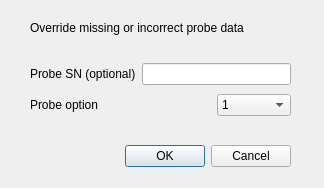
<?xml version="1.0" encoding="UTF-8"?>
<ui version="4.0">
 <class>IMForceDlg</class>
 <widget class="QDialog" name="IMForceDlg">
  <property name="geometry">
   <rect>
    <x>0</x>
    <y>0</y>
    <width>324</width>
    <height>188</height>
   </rect>
  </property>
  <property name="windowTitle">
   <string>Enter Probe Data Manually</string>
  </property>
  <widget class="QDialogButtonBox" name="buttonBox">
   <property name="geometry">
    <rect>
     <x>30</x>
     <y>140</y>
     <width>261</width>
     <height>32</height>
    </rect>
   </property>
   <property name="orientation">
    <enum>Qt::Horizontal</enum>
   </property>
   <property name="standardButtons">
    <set>QDialogButtonBox::Cancel|QDialogButtonBox::Ok</set>
   </property>
  </widget>
  <widget class="QLabel" name="label">
   <property name="geometry">
    <rect>
     <x>30</x>
     <y>20</y>
     <width>261</width>
     <height>16</height>
    </rect>
   </property>
   <property name="text">
    <string>Override missing or incorrect probe data</string>
   </property>
  </widget>
  <widget class="QWidget" name="gridLayoutWidget">
   <property name="geometry">
    <rect>
     <x>30</x>
     <y>60</y>
     <width>261</width>
     <height>61</height>
    </rect>
   </property>
   <layout class="QGridLayout" name="gridLayout">
    <item row="0" column="0">
     <widget class="QLabel" name="label_2">
      <property name="sizePolicy">
       <sizepolicy hsizetype="Minimum" vsizetype="Preferred">
        <horstretch>0</horstretch>
        <verstretch>0</verstretch>
       </sizepolicy>
      </property>
      <property name="text">
       <string>Probe SN (optional)</string>
      </property>
     </widget>
    </item>
    <item row="0" column="2">
     <widget class="QLineEdit" name="snLE">
      <property name="text">
       <string/>
      </property>
     </widget>
    </item>
    <item row="1" column="0">
     <widget class="QLabel" name="label_3">
      <property name="sizePolicy">
       <sizepolicy hsizetype="Minimum" vsizetype="Preferred">
        <horstretch>0</horstretch>
        <verstretch>0</verstretch>
       </sizepolicy>
      </property>
      <property name="text">
       <string>Probe option</string>
      </property>
     </widget>
    </item>
    <item row="1" column="2">
     <layout class="QHBoxLayout" name="horizontalLayout">
      <item>
       <spacer name="horizontalSpacer">
        <property name="orientation">
         <enum>Qt::Horizontal</enum>
        </property>
        <property name="sizeHint" stdset="0">
         <size>
          <width>40</width>
          <height>20</height>
         </size>
        </property>
       </spacer>
      </item>
      <item>
       <widget class="QComboBox" name="optCB">
        <property name="sizePolicy">
         <sizepolicy hsizetype="Expanding" vsizetype="Fixed">
          <horstretch>0</horstretch>
          <verstretch>0</verstretch>
         </sizepolicy>
        </property>
        <property name="currentText">
         <string>1</string>
        </property>
        <property name="currentIndex">
         <number>0</number>
        </property>
        <item>
         <property name="text">
          <string>1</string>
         </property>
        </item>
        <item>
         <property name="text">
          <string>2</string>
         </property>
        </item>
        <item>
         <property name="text">
          <string>3</string>
         </property>
        </item>
        <item>
         <property name="text">
          <string>4</string>
         </property>
        </item>
       </widget>
      </item>
     </layout>
    </item>
   </layout>
  </widget>
 </widget>
 <resources/>
 <connections>
  <connection>
   <sender>buttonBox</sender>
   <signal>accepted()</signal>
   <receiver>IMForceDlg</receiver>
   <slot>accept()</slot>
   <hints>
    <hint type="sourcelabel">
     <x>248</x>
     <y>254</y>
    </hint>
    <hint type="destinationlabel">
     <x>157</x>
     <y>274</y>
    </hint>
   </hints>
  </connection>
  <connection>
   <sender>buttonBox</sender>
   <signal>rejected()</signal>
   <receiver>IMForceDlg</receiver>
   <slot>reject()</slot>
   <hints>
    <hint type="sourcelabel">
     <x>316</x>
     <y>260</y>
    </hint>
    <hint type="destinationlabel">
     <x>286</x>
     <y>274</y>
    </hint>
   </hints>
  </connection>
 </connections>
</ui>
